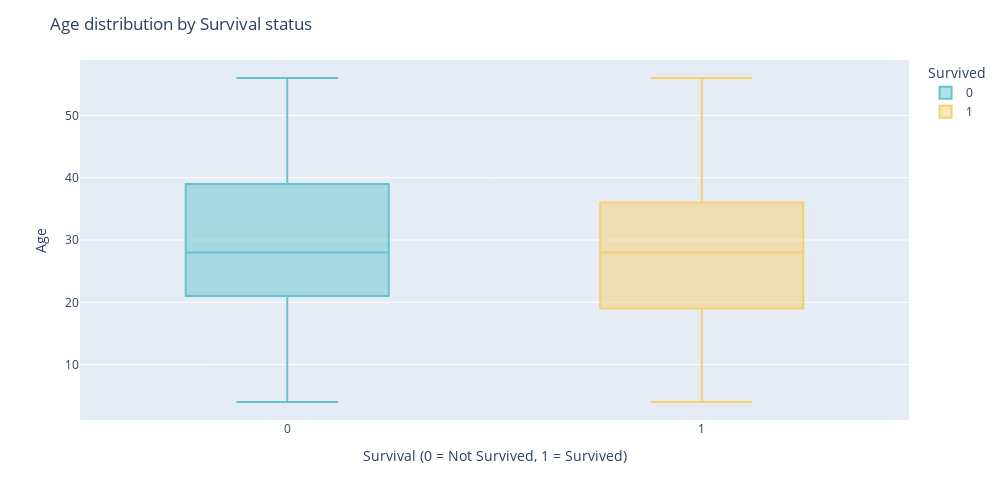

The cell this chart's notebook holds for it:
### Code cell
z_threshold = 3
upper_limit = mean_age + z_threshold * std_age
lower_limit = mean_age - z_threshold * std_age
for i in range(len(df)):
    if df.loc[i, 'Age'] < lower_limit:
        df.loc[i, 'Age'] = lower_limit
    elif df.loc[i, 'Age'] > upper_limit:
        df.loc[i, 'Age'] = upper_limit
fig = px.box(df,x="Survived",y="Age",color="Survived",color_discrete_sequence=px.colors.qualitative.Pastel)
fig.update_layout(title="Age distribution by Survival status",xaxis_title="Survival (0 = Not Survived, 1 = Survived)",yaxis_title="Age",width=1000,height=500)

### Figure 1 — Plotly figure (JSON) as saved in the notebook; plotly's stock layout.template omitted (floating-point values rounded to 4 significant figures; data arrays with more than 128 entries replaced by an {"elided": "..."} marker saying what was removed)
{"data": [{"alignmentgroup": "True", "hovertemplate": "Survived=%{x}<br>Age=%{y}<extra></extra>", "legendgroup": "0", "marker": {"color": "rgb(102, 197, 204)"}, "name": "0", "notched": false, "offsetgroup": "0", "orientation": "v", "showlegend": true, "type": "box", "x": {"elided": "549 int values"}, "x0": " ", "xaxis": "x", "y": {"elided": "549 float values"}, "y0": " ", "yaxis": "y"}, {"alignmentgroup": "True", "hovertemplate": "Survived=%{x}<br>Age=%{y}<extra></extra>", "legendgroup": "1", "marker": {"color": "rgb(246, 207, 113)"}, "name": "1", "notched": false, "offsetgroup": "1", "orientation": "v", "showlegend": true, "type": "box", "x": {"elided": "342 int values"}, "x0": " ", "xaxis": "x", "y": {"elided": "342 float values"}, "y0": " ", "yaxis": "y"}], "layout": {"boxmode": "overlay", "height": 500, "legend": {"title": {"text": "Survived"}, "tracegroupgap": 0}, "margin": {"t": 60}, "title": {"text": "Age distribution by Survival status"}, "width": 1000, "xaxis": {"anchor": "y", "categoryarray": [0, 1], "categoryorder": "array", "domain": [0, 1], "title": {"text": "Survival (0 = Not Survived, 1 = Survived)"}}, "yaxis": {"anchor": "x", "domain": [0, 1], "title": {"text": "Age"}}}}
